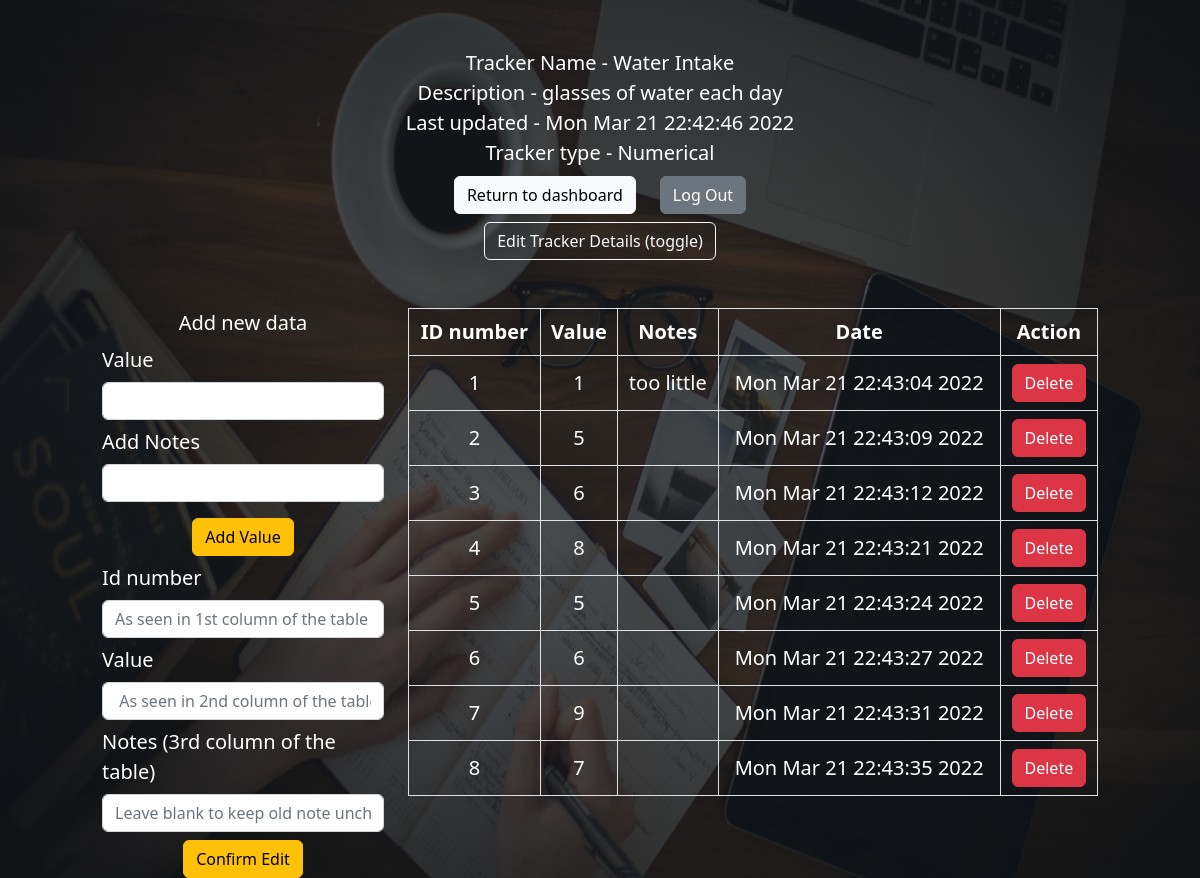
/trackerdetails/1, run on an earlier commit of the app's database.
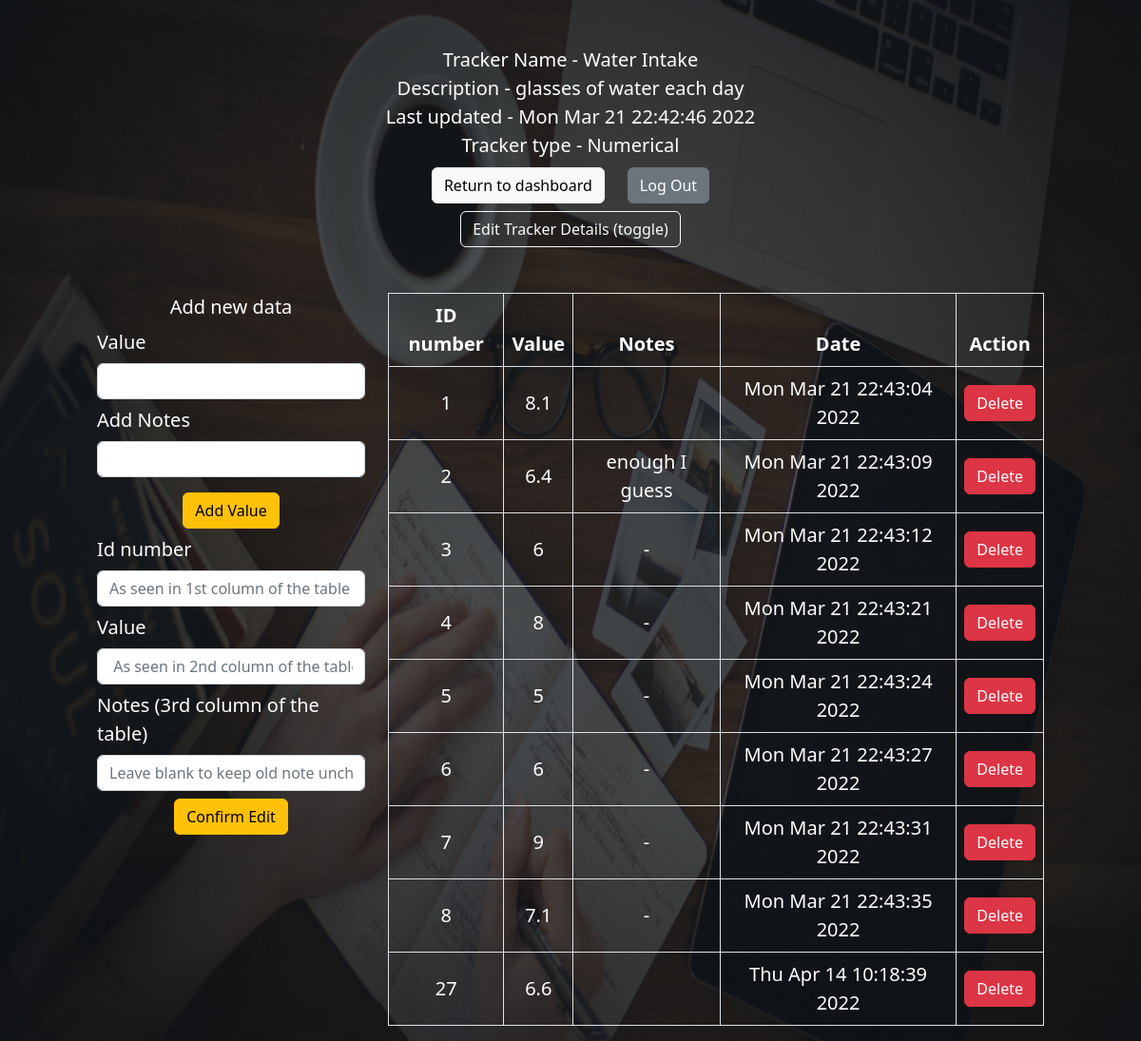
And on a later commit of the database.
### application/models.py (models this page shows, shortened)
class Tracker(db.Model):
    tracker_id = db.Column(db.Integer, primary_key=True)
    tracker_name = db.Column(db.String(80), nullable=False)
    tracker_description = db.Column(db.String(120), nullable=False)
    tracker_type = db.Column(db.String(50),nullable=False)
    user_defined_options = db.Column(db.String(200))
    tracker_log_time = db.Column(db.String(120), nullable=False)
    user_id = db.Column(db.Integer, db.ForeignKey('user.user_id'),nullable=False)
    tracker_logs = db.relationship('Trackerlogs', backref='tracker', lazy=True)

class Trackerlogs(db.Model):
    log_id = db.Column(db.Integer, primary_key=True)
    log_value = db.Column(db.String(100), nullable=False)
    log_note = db.Column(db.String(100))
    log_time = db.Column(db.String(80), unique=True, nullable=False)
    tracker_id = db.Column(db.Integer, db.ForeignKey('tracker.tracker_id'),nullable=False)

### application/controller_tracker.py (the view)
@app.route("/trackerdetails/<tracker_id>")
def trackerdetails(tracker_id):
    user_logs = Trackerlogs.query.filter_by(tracker_id=tracker_id).all()
    user_id = Tracker.query.filter_by(tracker_id=tracker_id).first().user_id
    user_name = User.query.filter_by(user_id=user_id).first().user_name
    tracker = Tracker.query.filter_by(tracker_id=tracker_id).first()
    tracker_name = tracker.tracker_name
    tracker_description = tracker.tracker_description
    tracker_log_time = tracker.tracker_log_time
    tracker_type = tracker.tracker_type
    if tracker_type == "mo_tracker":
        user_defined_options = Tracker.query.filter_by(tracker_id=tracker_id).first().user_defined_options
        options_list = user_defined_options.rsplit(",")
        return render_template("trackerdetails.html",user_logs=user_logs,tracker=tracker,user_name=user_name,options_list=options_list)
    if tracker_type == "numerical_tracker":
        labels = [user_log.log_id for user_log in user_logs]
        values = [float(user_log.log_value) for user_log in user_logs]
        return render_template("trackerdetails.html",user_logs=user_logs,tracker=tracker,user_name=user_name,labels=labels,values=values)
    return render_template("trackerdetails.html",user_logs=user_logs,tracker=tracker,user_name=user_name)

### templates/trackerdetails.html (shortened to what this page needs)
{% extends 'layout.html' %}
{% block body %}
<div class="row mt-5 justify-content-center">
    <div class="col-auto d-flex text-center justify-content-center">
        Tracker Name - {{tracker["tracker_name"]}} <br>
        Description - {{tracker["tracker_description"]}} <br>
        Last updated - {{tracker["tracker_log_time"]}} <br>
    </div>
</div>
<div class="row justify-content-center">
    <div class="col-auto">
        Tracker type -
        {% if tracker["tracker_type"] == "numerical_tracker"%}Numerical{% endif %}
    </div>
</div>
<div class="row my-2 justify-content-center">
    <div class="col-auto">
        <a class="btn btn-light" href="/dashboard/{{user_name}}">Return to dashboard</a>
    </div>
    <div class="col-auto">
        <a class="btn btn-secondary" href="/logout/{{user_name}}">Log Out</a>
    </div>
</div>
<div class="row mt-2 justify-content-center">
    <div class="col-auto">
        <a href="#" class="btn btn-outline-light" onclick="showTrackerForm()">
            Edit Tracker Details (toggle)
        </a>
    </div>
</div>
<div class="row mt-5 justify-content-center">
    <div class="col-12 col-sm-8 col-md-3 col-xl-3">
        <div class="row justify-content-center">
            <div class="col-auto">
                Add new data
            </div>
        </div>
        <div class="row justify-content-center">
            <div class="col">
                <form id="record_value" class="" action='/createlog/{{tracker["tracker_id"]}}' method="post">
                    {% include "value_input_form.html" %}
                </form>
            </div>
        </div>
        <div class="row mt-3 justify-content-center">
            <div class="col-auto">
                <button form="record_value" class="btn btn-warning" type="submit">Add Value</button>
            </div>
        </div>
        <div class="row justify-content-center" id="editlogform">
            <div class="col">
                <div class="row">
                    <div class="col">
                        <form action="/editlogdetails" method="post" id="editlogdetails">
                            <label class="col-form-label" for="log_id">Id number</label>
                            <input class="form-control" type="text" id="log_id" name="log_id" placeholder="As seen in 1st column of the table">
                            <label class="col-form-label" for="log_value">Value</label>
                            <input class="form-control" type="text" id="log_value" name="log_value" placeholder=" As seen in 2nd column of the table">
                            <label class="col-form-label" for="log_note">Notes (3rd column of the table)</label>
                            <input class="form-control" type="text" id="log_note" name="log_note" placeholder="Leave blank to keep old note unchanged">
                        </form>
                    </div>
                </div>
                <div class="row mt-2 justify-content-center">
                    <div class="col-auto">
                        <button form="editlogdetails" class="btn btn-warning" type="submit">Confirm Edit</button>
                    </div>
                </div>
            </div>
        </div>
    </div>
    <div class="col col-sm-12 col-md-12 col-xl-7">
        <table class="table text-white table-bordered text-center table-responsive align-middle">
            <thead class="thead-dark">
                <tr>
                    <th>ID number</th>
                    <th>Value</th>
                    <th>Notes</th>
                    <th>Date</th>
                    <th>Action</th>
                </tr>
            </thead>
            <tbody>
                {% for userlog in user_logs%}
                <tr>
                    <td>{{userlog["log_id"]}}</td>
                    <td>{{userlog["log_value"]}}</td>
                    <td>{% if userlog["log_note"] == None %}-{% else %}{{userlog["log_note"]}}{% endif %}</td>
                    <td>{{userlog["log_time"]}}</td>
                    <td>
                        <div class="row justify-content-center">
                            <div class="col">
                                <a class="btn btn-danger" href='/deletelog/{{userlog["log_id"]}}'>Delete</a>
                            </div>
                        </div>
                    </td>
                </tr>
                {% endfor %}
            </tbody>
        </table>
    </div>
</div>
{% endblock %}

### templates/layout.html (shortened to what this page needs)
<!DOCTYPE html>
<html lang="en">
<head>
    <link href="https://cdn.jsdelivr.net/npm/bootstrap@5.2.0-beta1/dist/css/bootstrap.min.css" rel="stylesheet">
    <link rel="stylesheet" href="../static/styles.css">
    <link rel="stylesheet" href="https://cdnjs.cloudflare.com/ajax/libs/font-awesome/4.7.0/css/font-awesome.min.css">
</head>
<body class="fs-5 bgImage text-white">
    {% block body %}{% endblock %}
</body>
</html>

### templates/value_input_form.html (shortened to what this page needs)
{% if tracker["tracker_type"] == "numerical_tracker"%}
<div class="row">
    <div class="col">
        <div class="row">
            <div class="col">
                <label class="col-form-label" for="log_value">Value</label>
            </div>
        </div>
        <div class="row">
            <div class="col">
                <input type="number" step="0.1" class="form-control" name="log_value" id="log_value">
            </div>
        </div>
    </div>
</div>
{% endif %}
<div class="row">
    <div class="col">
        <div class="row">
            <div class="col">
                <label class="col-form-label" for="log_note">Add Notes</label>
            </div>
        </div>
        <div class="row">
            <div class="col">
                <input type="text" class="form-control" name="log_note" id="log_note">
            </div>
        </div>
    </div>
</div>

### static/styles.css (style rules this page uses)
.bgImage { background-image:url('../static/laptop_table1.png'); background-repeat: no-repeat; background-attachment: fixed; background-size: 100% 100%; }

What changed in the data, as far as the page shows it:
changed Trackerlogs "Mon Mar 21 22:43:04 2022": log_value "1" → "8.1"; log_note "too little" → (not shown)
changed Trackerlogs id 2: log_value "5" → "6.4"; log_note (not shown) → "enough I guess"
changed Trackerlogs "Mon Mar 21 22:43:12 2022": now shows "-"
changed Trackerlogs "Mon Mar 21 22:43:21 2022": now shows "-"
changed Trackerlogs "Mon Mar 21 22:43:24 2022": now shows "-"
changed Trackerlogs "Mon Mar 21 22:43:27 2022": now shows "-"
changed Trackerlogs "Mon Mar 21 22:43:31 2022": now shows "-"
changed Trackerlogs "Mon Mar 21 22:43:35 2022": log_value "7" → "7.1"; now shows "-"
added Trackerlogs: log_id "27", log_value "6.6", log_time "Thu Apr 14 10:18:39 2022"
